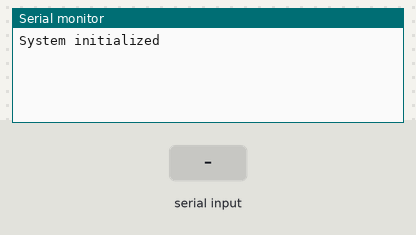
A sketch run on a simulated Arduino Mega 2560, built with avr-gcc and run on an emulated ATmega2560. Parts: the last lines printed to the serial monitor. The test bench sets the inputs (shaded band).

Above: at 1.2 s.
1.3 s: "1" received over the second serial link
At 2.5 s:
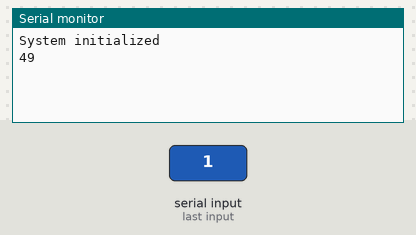
2.8 s: "0" received over the second serial link
At 3.9 s:
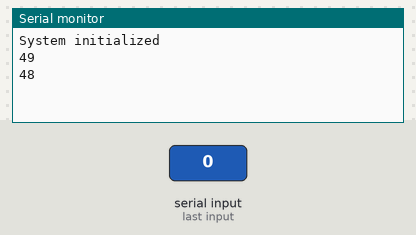
4.3 s: "2" received over the second serial link
At 5.1 s:
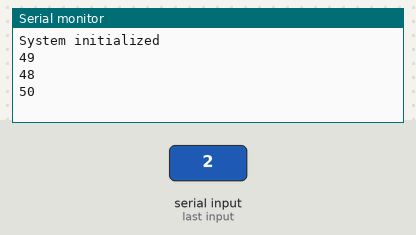

Measured:
- after the input at 1.3 s, the serial monitor: prints a new line at once (image 1)
- after the input at 2.8 s, the serial monitor: prints a new line at once (image 2)
- after the input at 4.3 s, the serial monitor: prints a new line at once (image 3)

The sketch:

4_3_14_Voice-Command.ino
```cpp
/*
 * 文件名 : Voice-Command
 * 功能   : 通过语音控制模块读取对应命令
 * 编译IDE：ARDUINO 2.3.6
 * 作者   : https://www.keyesrobot.cn/
*/

//导入相关库文件
#include <SoftwareSerial.h>

// 定义引脚常量
const int RX_PIN = 23; // 引脚 GPIO23 为 RX
const int TX_PIN = 5; // 引脚 GPIO5 为 TX

SoftwareSerial mySerial(RX_PIN, TX_PIN); // 定义软件串口引脚（RX, TX）

void setup() {
  Serial.begin(9600); // 硬件串口（与电脑通信）
  mySerial.begin(9600); // 软件串口（与外设通信）
  Serial.println("System initialized");
}

void loop() {
  if (mySerial.available()) { // 接收语音控制模块的外设数据(命令参数)
    int command = mySerial.read(); // 将接收到的外设数据(命令参数)进行赋值
    mySerial.println(command); // 软串口打印收到的外设数据(命令参数)
    Serial.println(command); // 硬串口打印收到的外设数据(命令参数)
  }
}
```
